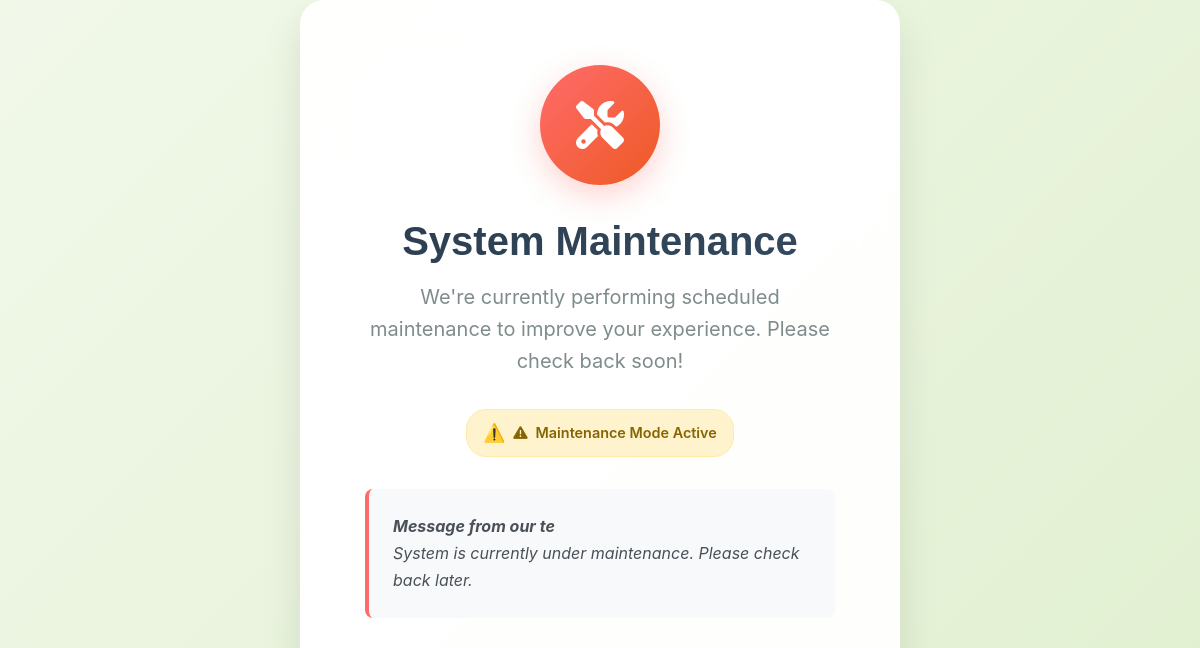
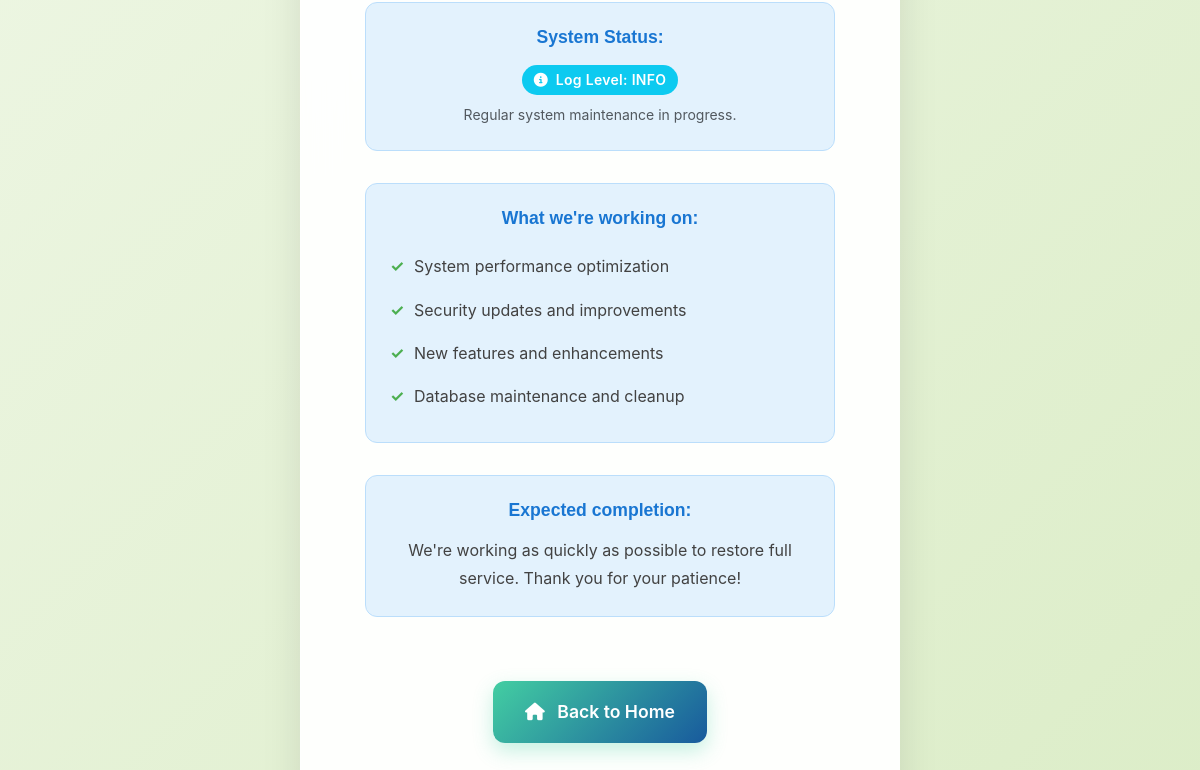
Page /maintenance/ on the earlier database version (2 pictures, top to bottom).
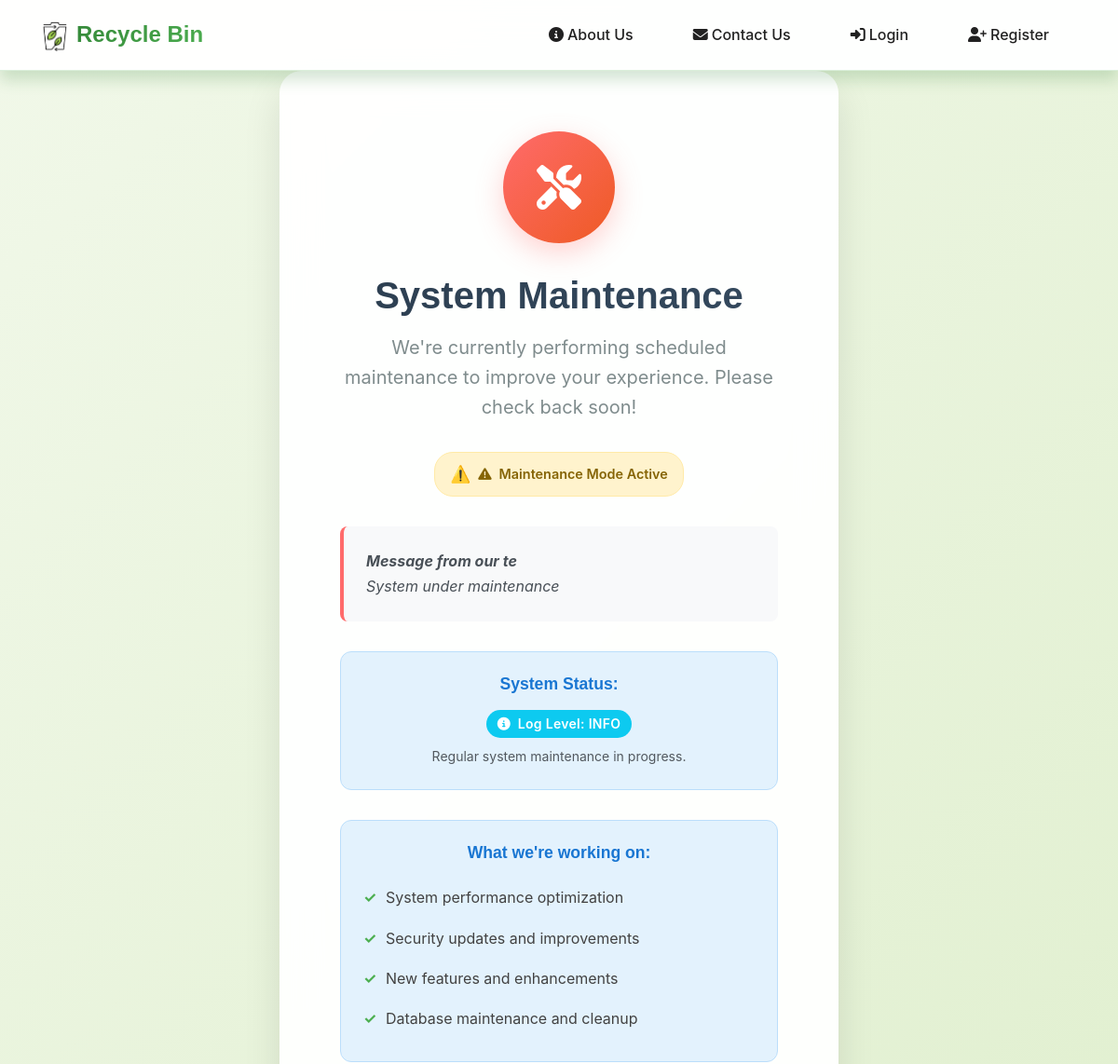
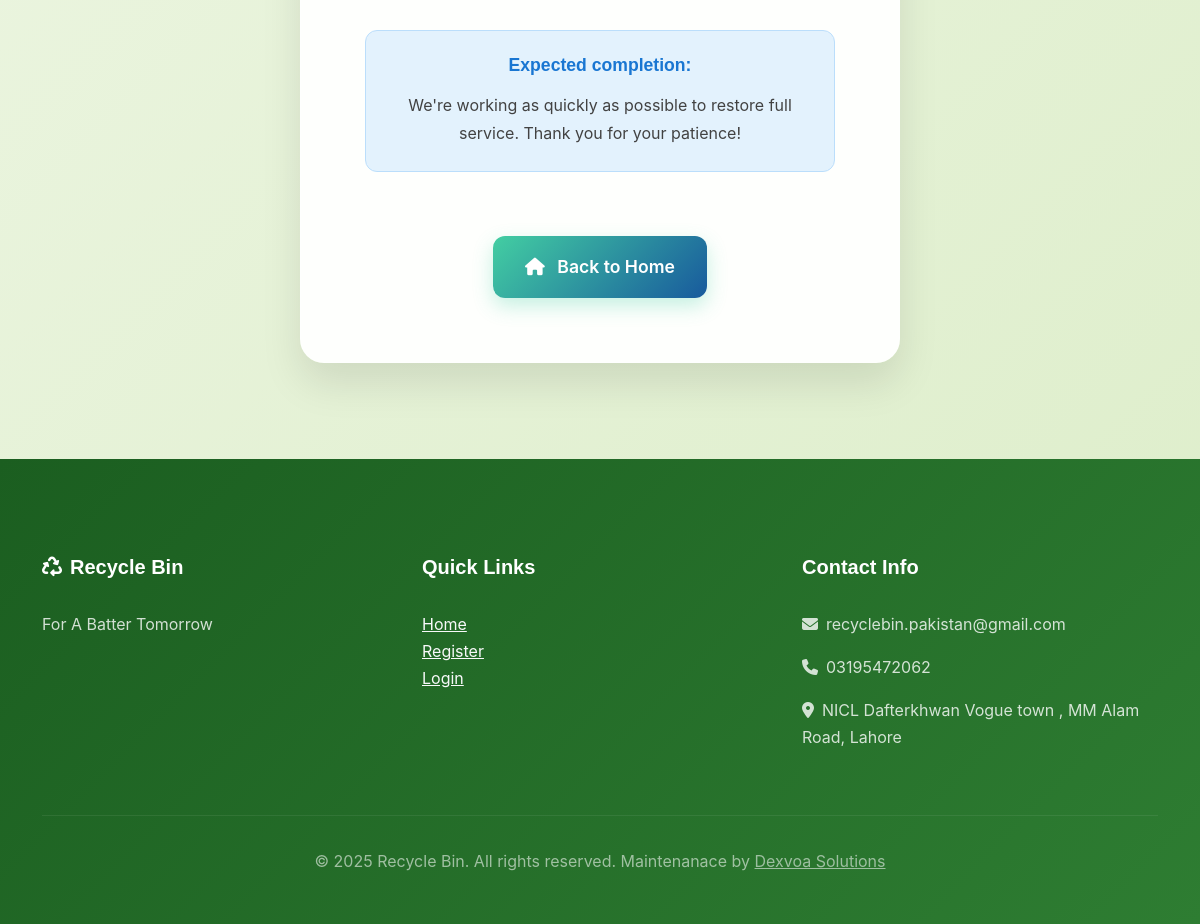
Same page on the later database version (2 pictures, top to bottom).
### dashboard/models.py (models this page shows, shortened)
class SystemSettings(models.Model):
    maintenance_mode = models.BooleanField(default=False)
    maintenance_message = models.TextField(default='System is currently under maintenance. Please check back later.')
    debug_mode = models.BooleanField(default=False)
    log_level = models.CharField(max_length=20, choices=[
        ('INFO', 'Info'),
        ('WARNING', 'Warning'),
        ('ERROR', 'Error'),
        ('DEBUG', 'Debug'),
    ], default='INFO')
    co2_reduction_tons = models.IntegerField(default=15, help_text="CO2 reduction in tons annually")
    water_saved_gallons = models.IntegerField(default=1000, help_text="Water saved in gallons")
    landfill_space_acres = models.IntegerField(default=10, help_text="Landfill space saved in acres")
    trees_saved_count = models.IntegerField(default=500, help_text="Number of trees saved")
    created_at = models.DateTimeField(auto_now_add=True)
    updated_at = models.DateTimeField(auto_now=True)
    class Meta:
        verbose_name = 'System Settings'
        verbose_name_plural = 'System Settings'
    @classmethod
    def get_settings(cls):
        settings, created = cls.objects.get_or_create(
            id=1,
            defaults={
                'maintenance_mode': False,
                'maintenance_message': 'System is currently under maintenance. Please check back later.',
                'debug_mode': False,
                'log_level': 'INFO',
            }
        )
        return settings

### dashboard/views.py (the view)
# urls.py: path('maintenance/', views.maintenance_page, name='maintenance'),
def maintenance_page(request):
    from .models import SystemSettings
    try:
        settings = SystemSettings.get_settings()
    except:
        settings = {
            'maintenance_message': 'System is currently under maintenance. Please check back later.'
        }
    context = {
        'settings': settings,
    }
    return render(request, 'dashboard/maintenance.html', context)

### templates/dashboard/maintenance.html (shortened to what this page needs)
{% extends 'base.html' %}
{% load static %}
{% block content %}
<div class="maintenance-container">
    <div class="maintenance-icon">
        <i class="fas fa-tools"></i>
    </div>
    <h1 class="maintenance-title">System Maintenance</h1>
    <p class="maintenance-subtitle">
        We're currently performing scheduled maintenance to improve your experience.
        Please check back soon!
    </p>
    <div class="status-indicator">
        <i class="fas fa-exclamation-triangle me-2"></i>
        Maintenance Mode Active
    </div>
    {% if settings.maintenance_message %}
    <div class="maintenance-message">
        <strong>Message from our team:</strong><br>
        {{ settings.maintenance_message }}
    </div>
    {% endif %}
    {% if settings.log_level %}
    <div class="maintenance-info">
        <h4>System Status:</h4>
        <div class="log-level-display">
            <span class="badge bg-{% if settings.log_level == 'ERROR' %}danger{% elif settings.log_level == 'WARNING' %}warning{% elif settings.log_level == 'INFO' %}info{% else %}secondary{% endif %}">
                <i class="fas fa-{% if settings.log_level == 'ERROR' %}exclamation-circle{% elif settings.log_level == 'WARNING' %}exclamation-triangle{% elif settings.log_level == 'INFO' %}info-circle{% else %}bug{% endif %} me-1"></i>
                Log Level: {{ settings.log_level }}
            </span>
        </div>
        <small class="text-muted d-block mt-2">
            {% if settings.log_level == 'ERROR' %}
                Critical system issues detected. Emergency maintenance in progress.
            {% elif settings.log_level == 'WARNING' %}
                System warnings detected. Preventive maintenance in progress.
            {% elif settings.log_level == 'INFO' %}
                Regular system maintenance in progress.
            {% else %}
                Debug mode active. System diagnostics in progress.
            {% endif %}
        </small>
    </div>
    {% endif %}
    <div class="maintenance-info">
        <h4>What we're working on:</h4>
        <ul>
            <li>System performance optimization</li>
            <li>Security updates and improvements</li>
            <li>New features and enhancements</li>
            <li>Database maintenance and cleanup</li>
        </ul>
    </div>
    <div class="maintenance-info">
        <h4>Expected completion:</h4>
        <p style="margin: 0; color: #424242;">
            {% if settings.log_level == 'ERROR' %}
                We're working urgently to resolve critical issues.
                Please check back every 30 minutes for updates.
            {% else %}
                We're working as quickly as possible to restore full service.
                Thank you for your patience!
            {% endif %}
        </p>
    </div>
    <a href="{% url 'dashboard:home' %}" class="back-to-home-btn">
        <i class="fas fa-home me-2"></i>
        Back to Home
    </a>
</div>
{% endblock %}

Differences in the rows shown:
changed SystemSettings "INFO": maintenance_mode True → False (drawn); maintenance_message "System is currently under maintenance. Please check back later." → "System under maintenance"
Other differences:
text now shown: "Recycle Bin About Us Contact Us Login Register Recycle Bin For A Batter Tomorrow Quick Links Home Register Login Contact Info recyclebin.pakistan@gmail.com 03195472062 NICL Dafterkhwan Vogue town , MM Alam Road, Lahore © 2025 Recycle Bin. All rights reserved. Maintenanace by Dexvoa Solutions"
